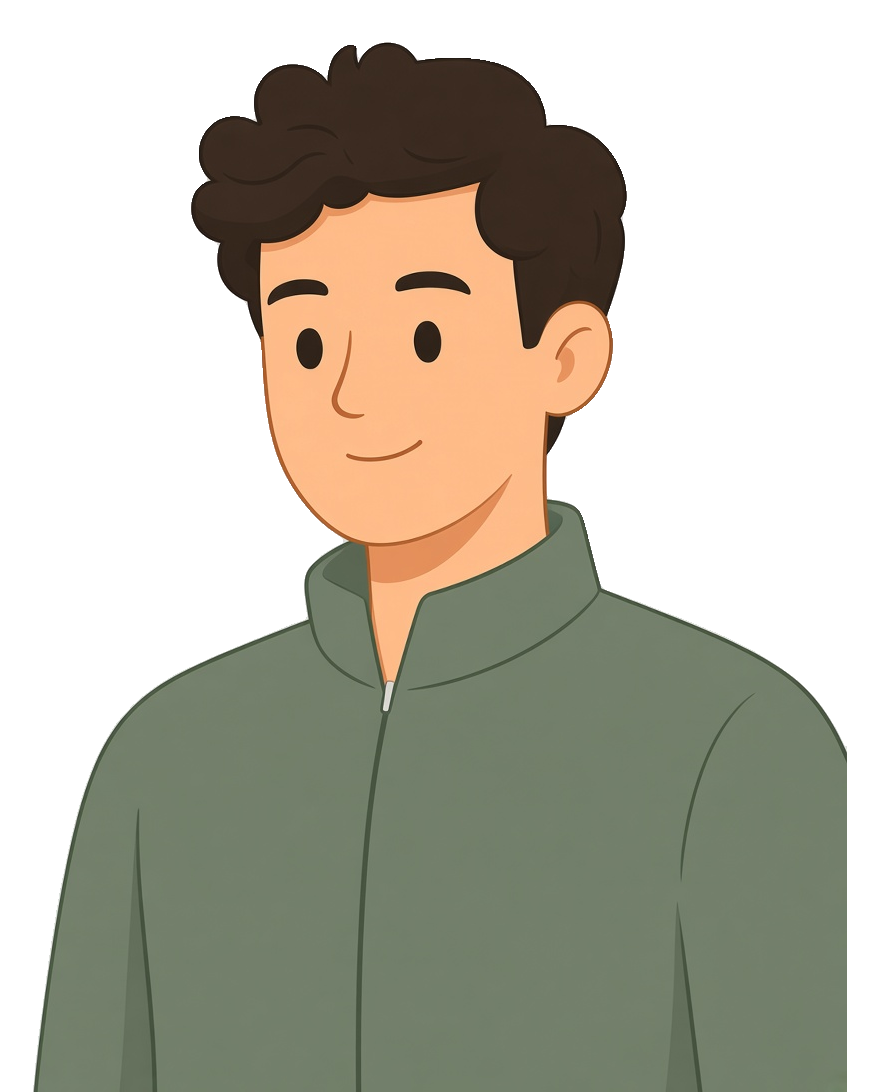
#> input picture ArtSource/char_m1_bust.png, 880 x 1092 px
$ python recolor_art.py ../ArtSource/char_m1_bust.png ../ArtSource/char_m2_bust.png
#> lines starting #> are read from the running program, lines starting #| are printed output that depends on the picture; after the words box and inside, x2 and y2 are one past the last pixel; in counts of white or black regions, pixels touching at a corner belong together
# Recolours Pact's flat art into the hybrid palette with a per-icon colour scheme and espresso outlines.
# Usage: python3 scripts/recolor_art.py original.png out.png (the scheme is picked from the file name, see PLAN).
# Always recolour from the ORIGINAL Grok art, never from an already recoloured file.
import sys, os
import numpy as np
from PIL import Image

def hexrgb(h): return np.array([int(h[i:i+2], 16) for i in (0, 2, 4)], np.float32) / 255
# The locked Pact palette for illustrations (sampled from the approved sheet).
ESPRESSO = hexrgb('382A22')    # every outline
CARAMEL = hexrgb('C2804C')     # everyday habits (main)
TAN = hexrgb('D2AE7E')         # everyday habits (light: people, moons, heads)
SAGE = hexrgb('909C78')        # everyday habits (secondary)
SAGE_DEEP = hexrgb('7F8864')   # deeper sage for big sage shapes
SAND = hexrgb('E6C28E')        # badges, coins, trophies, neutral details
CORAL = hexrgb('E2704C')       # ONLY achievements, progress and special moments
LIGHT = hexrgb('F2E6D4')       # pale fills and icon circles
SCHEMES = {
    'A': dict(coral=CARAMEL, gold=SAND, green=SAGE),       # caramel-led
    'B': dict(coral=SAGE, gold=CARAMEL, green=SAGE_DEEP),  # sage-led
    'C': dict(coral=TAN, gold=CARAMEL, green=SAGE),        # tan-led
    'D': dict(coral=CORAL, gold=SAND, green=SAGE),         # achievements: coral accent
}

def hsv(rgb):
    mx = rgb.max(-1); mn = rgb.min(-1); d = mx - mn
    s = np.where(mx > 0, d / np.maximum(mx, 1e-6), 0)
    r, g, b = rgb[..., 0], rgb[..., 1], rgb[..., 2]
    dd = np.maximum(d, 1e-6)
    h = np.where(r == mx, (g - b) / dd, np.where(g == mx, 2 + (b - r) / dd, 4 + (r - g) / dd))
    h = np.where(d > 1e-6, (h / 6) % 1.0, 0)
    return h * 360, s, mx

def shade(target, k):
    k = k[..., None]
    dark = target * np.minimum(k, 1)
    light = target + (1 - target) * np.clip((k - 1) * 1.6, 0, 1)
    return np.where(k <= 1, dark, light)

def recolor(img, scheme):
    a = np.asarray(img.convert('RGBA')).astype(np.float32) / 255
    rgb, al = a[..., :3], a[..., 3:]
    deg, s, v = hsv(rgb)
    vis = al[..., 0] > 0.3
    out = rgb.copy()
    fam = {
        'coral': (((deg < 22) | (deg > 330)) & (s > 0.45)),
        'gold': ((deg >= 22) & (deg < 60) & (s > 0.35)),
        'green': ((deg >= 60) & (deg < 180) & (s > 0.12)),
    }
    peach = ((deg < 60) | (deg > 330)) & (s > 0.06) & (s <= 0.45) & (v > 0.7)
    outline = (v < 0.36) & ~fam['green']
    fam = {k: m & ~outline for k, m in fam.items()}
    for name, m in fam.items():
        if not (m & vis).any(): continue
        ref = np.percentile(v[m & vis], 70)
        out = np.where(m[..., None], shade(SCHEMES[scheme][name], v / max(ref, 1e-3)), out)
    if (peach & vis).any():
        ref = np.percentile(v[peach & vis], 70)
        out = np.where(peach[..., None], shade(LIGHT, v / max(ref, 1e-3)), out)
    out = np.where(outline[..., None], np.clip(ESPRESSO * (v / 0.17)[..., None], 0, 1), out)
    res = np.concatenate([np.clip(out, 0, 1), al], -1)
    return Image.fromarray((res * 255).astype(np.uint8), 'RGBA')

PLAN = {
    'area_body': 'B', 'area_looks': 'A', 'area_mind': 'C',
    'challenge_the75': 'D', 'challenge_shred21': 'B', 'challenge_steps14': 'B', 'challenge_dry30': 'C',
    'challenge_sleep14': 'C', 'challenge_protein21': 'B', 'challenge_glow30': 'A', 'challenge_skin14': 'A',
    'challenge_posture21': 'C', 'challenge_nospend7': 'C', 'challenge_save30': 'A', 'challenge_read30': 'A',
    'challenge_detox7': 'B', 'challenge_skill30': 'C',
    'goal_fitness': 'B', 'goal_diet': 'B', 'goal_sleep': 'C', 'goal_steps': 'A', 'goal_skin': 'A',
    'goal_glowUp': 'A', 'goal_posture': 'C', 'goal_money': 'C', 'goal_phoneTime': 'A', 'goal_discipline': 'B',
    'goal_skills': 'B',
    'icon_flame': 'D', 'icon_challenge': 'D', 'trophy': 'D',
    'empty_proof': 'A', 'empty_challenges': 'B', 'empty_badges': 'C',
}

def scheme_for(name):
    if name.startswith('rank_'): return 'D'
    return PLAN.get(name, 'A')   # tabs, app icon, splash logo: caramel-led

if __name__ == '__main__':
    src, dst = sys.argv[1], sys.argv[2]
    name = os.path.basename(src)[:-4].split('@')[0]
    img = Image.open(src)
#> img is the input picture: PIL image 880x1092 RGBA; mean R, G, B, A 72.8, 69.5, 55.8, 142.8
    rgb_only = img.mode == 'RGB'
    out = recolor(img, scheme_for(name))
#> in recolor, `rgb, al = a[..., :3], a[..., 3:]`:
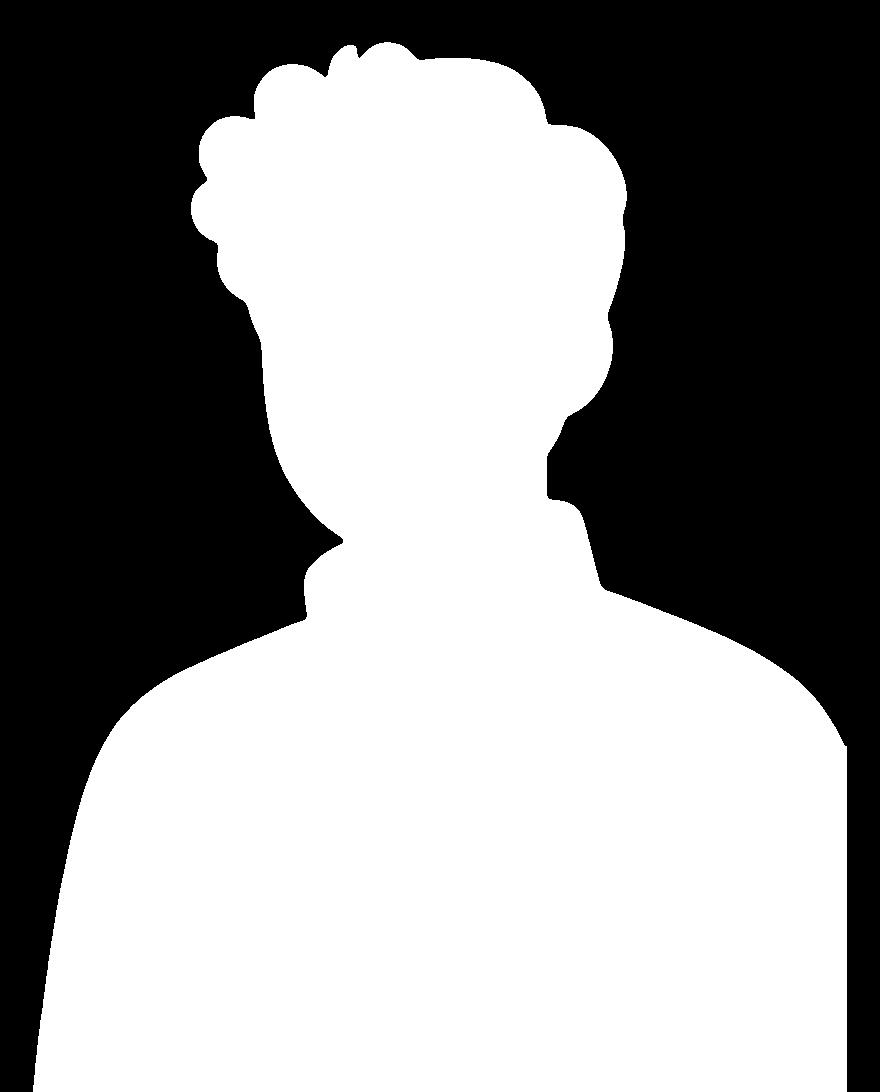
#> al: shape (1092, 880, 1) float32; values 0 (black) and 1 (white), 56% white; 1 black region, box (x1, y1, x2, y2) and area: (0, 0, 880, 1092) 422997
#> in recolor, `fam = {k: m & ~outline for k, m in fam.items()}`: fam = 3 items
#> the loop in recolor, `for name, m in fam.items():` made 3 passes
#> (name, ref) on passes 1 to 3: ('coral', 0.898), ('gold', 1), ('green', 0.498)
#> pass 1, in shade, `light = target + (1 - target) * np.clip((k - 1) * 1.6, 0, 1)`:
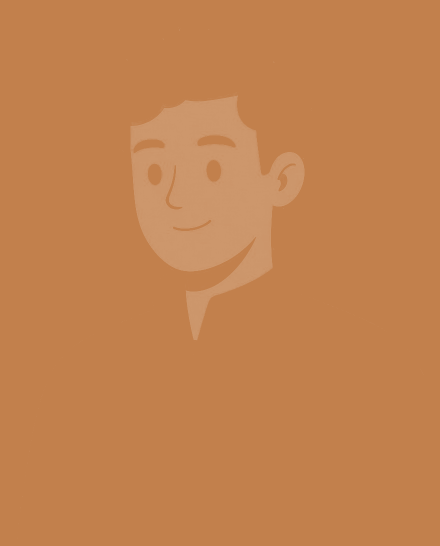
#> light: shape (1092, 880, 3) float32 (shown at 1/2 size); mean of channels 0, 1, 2 0.759, 0.509, 0.31; drawn as R, G, B
#> after the loop in recolor, `for name, m in fam.items():`:
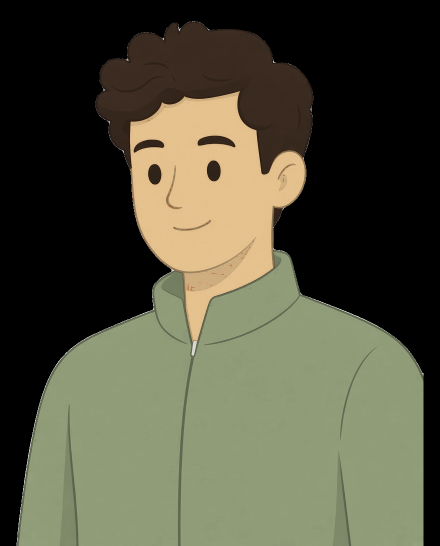
#> out: shape (1092, 880, 3) float32 (shown at 1/2 size); mean R, G, B 0.318, 0.318, 0.242
#> in recolor, `ref = np.percentile(v[peach & vis], 70)`: ref = 0.988
#> in recolor, `res = np.concatenate([np.clip(out, 0, 1), al], -1)`:
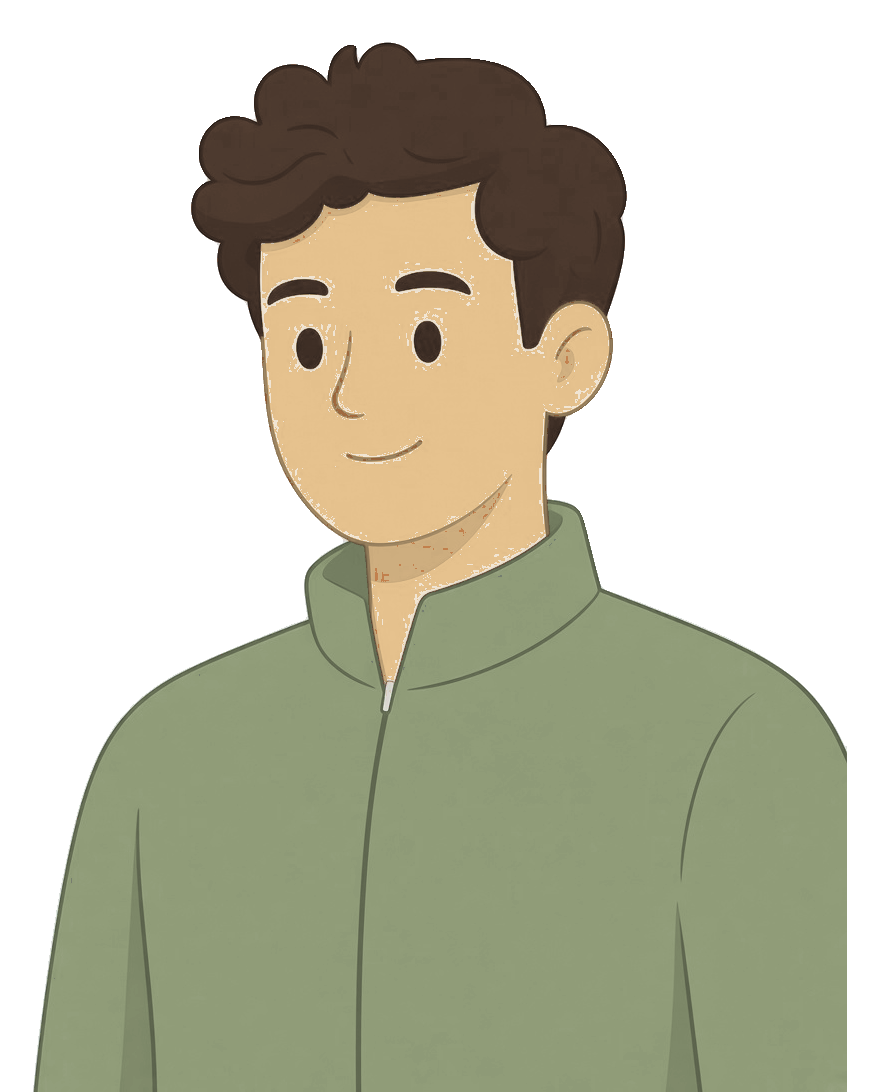
#> res: shape (1092, 880, 4) float32; mean R, G, B, A 0.324, 0.323, 0.248, 0.56; transparent parts drawn white
    (out.convert('RGB') if rgb_only else out).save(dst, optimize=True)

$ run again, on ArtSource/char_m4_bust.png
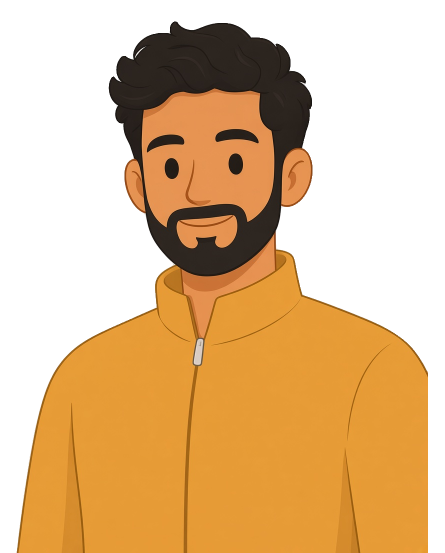
#> input picture ArtSource/char_m4_bust.png, 889 x 1106 px (shown at 1/2 size)
#> img is the input picture: PIL image 889x1106 RGBA; mean R, G, B, A 109.9, 73.8, 29.7, 141.7
#> al: shape (1106, 889, 1) float32; values 0 (black) and 1 (white), 55.6% white; 1 black region, box (x1, y1, x2, y2) and area: (0, 0, 889, 1106) 436920
#> peach: shape (1106, 889) bool; 0.15% white; 225 white regions (217 under 20 px), largest, box (x1, y1, x2, y2) and area: (388, 678, 406, 730) 647, (46, 831, 77, 1005) 216, (36, 1044, 41, 1082) 40
#> outline: shape (1106, 889) bool; 53.2% white; 158 black regions (150 under 20 px), largest, box (x1, y1, x2, y2) and area: (33, 311, 856, 1106) 394782, (283, 177, 549, 455) 53312, (353, 430, 475, 497) 5945
#> fam = 3 items
#> the loop in recolor, `for name, m in fam.items():` made 3 passes
#> (name, ref) on passes 1 to 3: ('coral', 0.561), ('gold', 0.906), ('green', 0.122)
#> after the loop in recolor, `for name, m in fam.items():`:
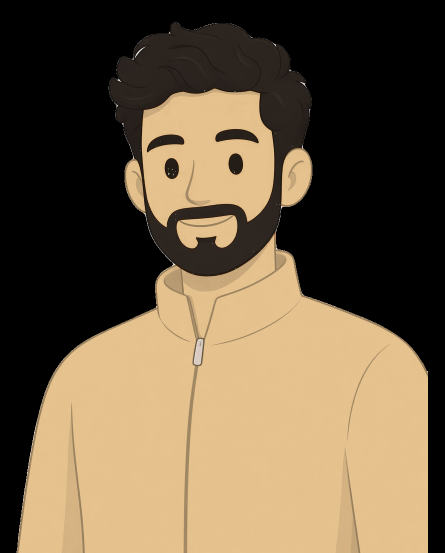
#> out: shape (1106, 889, 3) float32 (shown at 1/2 size); mean R, G, B 0.43, 0.36, 0.265
#> in recolor, `ref = np.percentile(v[peach & vis], 70)`: ref = 0.886
#> in recolor, `res = np.concatenate([np.clip(out, 0, 1), al], -1)`:
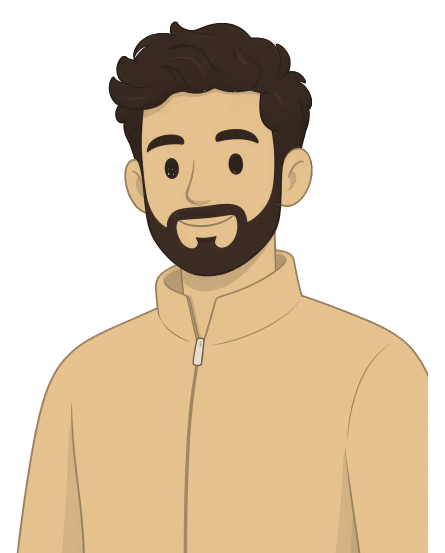
#> res: shape (1106, 889, 4) float32 (shown at 1/2 size); mean R, G, B, A 0.434, 0.362, 0.267, 0.556; transparent parts drawn white

$ run again, on ArtSource/char_m5_bust.png
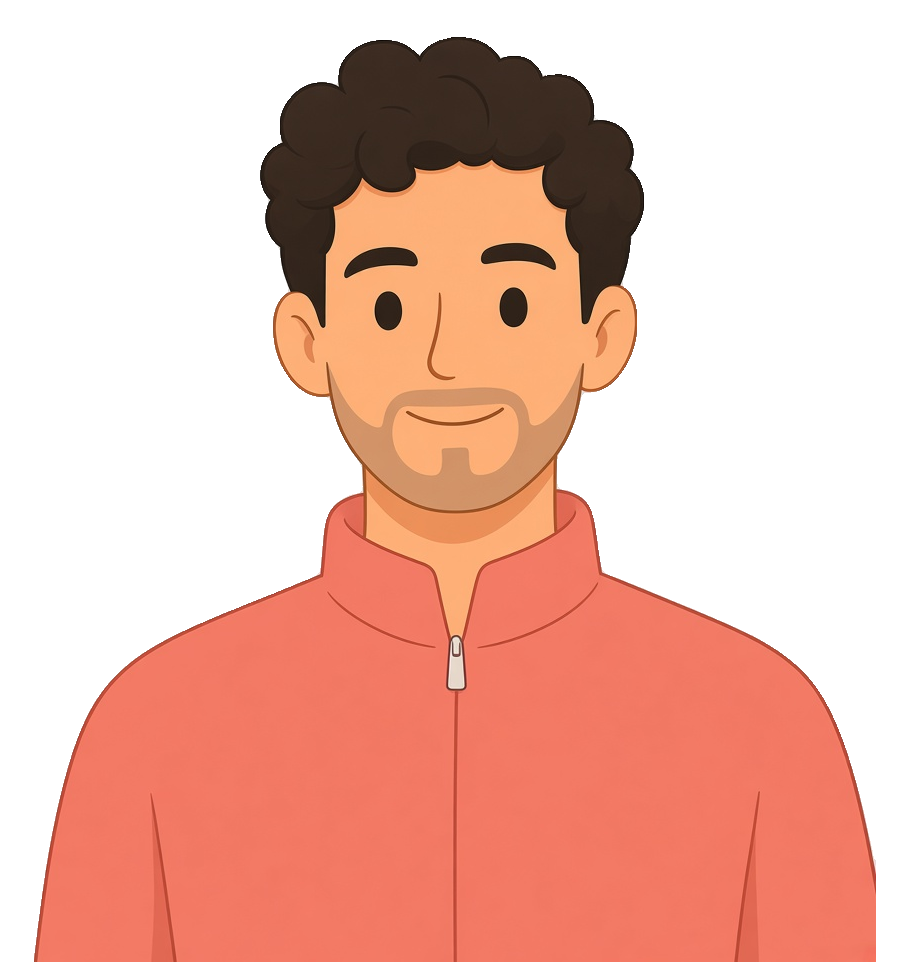
#> input picture ArtSource/char_m5_bust.png, 910 x 962 px
#> img is the input picture: PIL image 910x962 RGBA; mean R, G, B, A 109, 60, 46.8, 128.4
#> al: shape (962, 910, 1) float32; values 0 (black) and 1 (white), 50.4% white; 1 black region, box (x1, y1, x2, y2) and area: (0, 0, 910, 962) 434637
#> peach: shape (962, 910) bool; 0.25% white; 305 white regions (286 under 20 px), largest, box (x1, y1, x2, y2) and area: (448, 637, 465, 689) 613, (373, 290, 403, 330) 85, (323, 249, 331, 329) 81
#> outline: shape (962, 910) bool; 56.3% white; 56 black regions (55 under 20 px), largest, box (x1, y1, x2, y2) and area: (34, 160, 876, 962) 382749
#> fam = 3 items
#> the loop in recolor, `for name, m in fam.items():` made 3 passes
#> (name, ref) on passes 1 to 3: ('coral', 0.953), ('gold', 0.996), ('green', 0.141)
#> after the loop in recolor, `for name, m in fam.items():`:
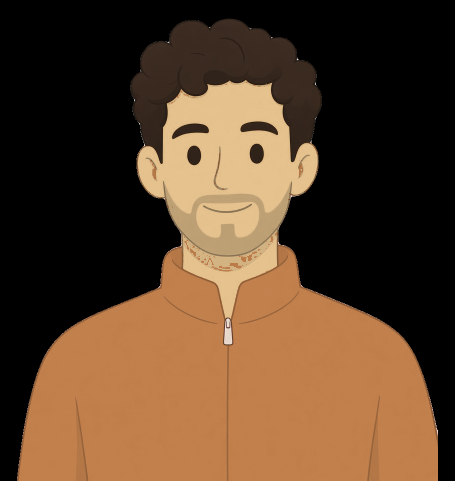
#> out: shape (962, 910, 3) float32 (shown at 1/2 size); mean R, G, B 0.354, 0.251, 0.162
#> in recolor, `ref = np.percentile(v[peach & vis], 70)`: ref = 0.949
#> in recolor, `res = np.concatenate([np.clip(out, 0, 1), al], -1)`:
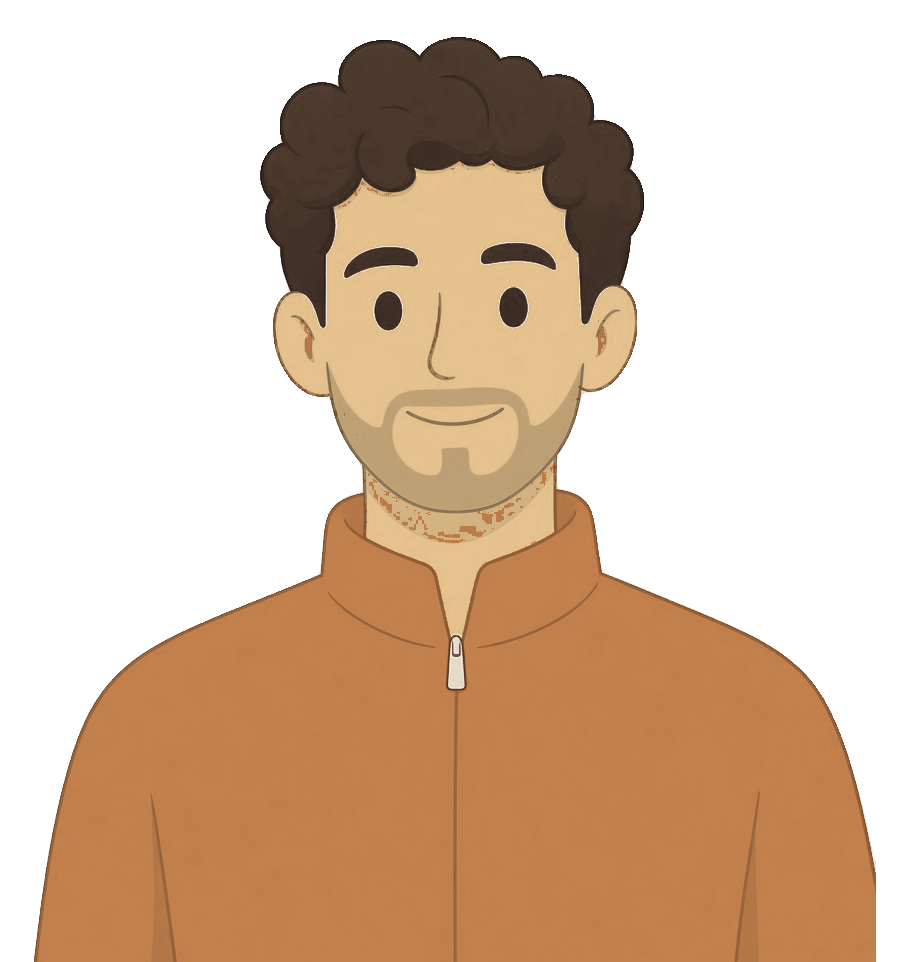
#> res: shape (962, 910, 4) float32; mean R, G, B, A 0.358, 0.255, 0.166, 0.504; transparent parts drawn white
